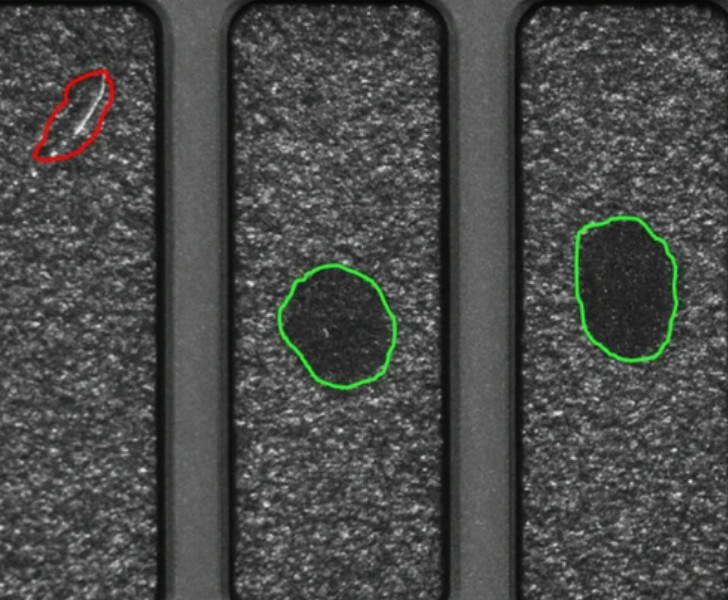
#> input picture example.jpg, 728 x 600 px
$ python -i dual_roi_utils.py   (imports and definitions only)
#> lines starting #> are read from the running program, lines starting #| are printed output that depends on the picture; after the words box and inside, x2 and y2 are one past the last pixel; in counts of white or black regions, pixels touching at a corner belong together
import cv2
import numpy as np
import matplotlib.pyplot as plt
import json
import os

def find_top_rectangles(image, n=2, direction="horizontal"):
    """이미지를 좌우 또는 상하로 나누어 패드만 정확하게 검출 (8점 검증 및 수축 보정 추가)"""
    h, w = image.shape[:2]

    def refine_roi_by_pixels(img_half, rect_pts):
        x, y, bw, bh = cv2.boundingRect(rect_pts)
        if bw < 50 or bh < 50: return rect_pts
        roi_gray = cv2.cvtColor(img_half[y:y+bh, x:x+bw], cv2.COLOR_BGR2GRAY) if len(img_half.shape)==3 else img_half[y:y+bh, x:x+bw]
        col_means = np.mean(roi_gray, axis=0); row_means = np.mean(roi_gray, axis=1)
        target_mean = np.mean(col_means[len(col_means)//4 : 3*len(col_means)//4])
        new_x, new_w_end, new_y, new_h_end = 0, len(col_means)-1, 0, len(row_means)-1
        for i in range(len(col_means)):
            if abs(col_means[i] - target_mean) < 25: new_x = i; break
        for i in range(len(col_means)-1, -1, -1):
            if abs(col_means[i] - target_mean) < 25: new_w_end = i; break
        for i in range(len(row_means)):
            if abs(row_means[i] - target_mean) < 25: new_y = i; break
        for i in range(len(row_means)-1, -1, -1):
            if abs(row_means[i] - target_mean) < 25: new_h_end = i; break
        return np.array([[[x+new_x, y+new_y]], [[x+new_w_end, y+new_y]], [[x+new_w_end, y+new_h_end]], [[x+new_x, y+new_h_end]]], dtype=np.int32)

    def find_single_pad(img_half):
        gray = cv2.cvtColor(img_half, cv2.COLOR_BGR2GRAY) if len(img_half.shape)==3 else img_half
        h_half, w_half = gray.shape[:2]

        # 1차 노이즈 제거
        blurred = cv2.GaussianBlur(gray, (5, 5), 0)

        # Otsu 이진화 적용
        _, thresh = cv2.threshold(blurred, 0, 255, cv2.THRESH_BINARY + cv2.THRESH_OTSU)

        # 배경/패드 색상 반전 여부 자동 판단 개선
        total_mean = np.mean(thresh)
        center_mean = np.mean(thresh[h_half//4 : 3*h_half//4, w_half//4 : 3*w_half//4])
        if center_mean < total_mean:
            thresh = cv2.bitwise_not(thresh)

        # 노이즈를 닫고 연결하기 위한 모폴로지 닫기/열기 연산
        kernel = cv2.getStructuringElement(cv2.MORPH_RECT, (5, 5))
        opening = cv2.morphologyEx(thresh, cv2.MORPH_CLOSE, kernel)
        opening = cv2.morphologyEx(opening, cv2.MORPH_OPEN, kernel)

        contours, _ = cv2.findContours(opening, cv2.RETR_EXTERNAL, cv2.CHAIN_APPROX_SIMPLE)
        candidates = []

        for cnt in contours:
            area = cv2.contourArea(cnt)
            # 패드가 작게 생성되거나 짤려도 잡히도록 최소 면적 필터 완화 (4% -> 2%)
            if area < (h_half * w_half * 0.02):
                continue
            x, y, bw, bh = cv2.boundingRect(cnt)
            # 외곽 테두리를 패드로 잡지 않기 위한 한계치 완화 (96% -> 98%)
            if bw > w_half * 0.98 or bh > h_half * 0.98:
                continue

            # 사각형도(Rectangularity) 필터 완화 (0.75 -> 0.55): 모서리가 둥글거나 다각형 형태도 잡음
            rectangularity = area / (bw * bh) if (bw > 0 and bh > 0) else 0.0
            if rectangularity > 0.55:
                # 중심 근처에 있을수록 가중 점수 부여
                score = area * (1.0 - abs((x + bw/2) - w_half/2) / w_half)
                candidates.append((score, cnt))

        # [백업 대비책] 만약 이진화 및 모폴로지로 패드가 완전히 분리가 안 되었을 때 Canny 에지 검출로 재시도
        if not candidates:
            edges = cv2.Canny(gray, 30, 100)
            edges_dilated = cv2.dilate(edges, np.ones((5, 5), np.uint8), iterations=1)
            contours_backup, _ = cv2.findContours(edges_dilated, cv2.RETR_EXTERNAL, cv2.CHAIN_APPROX_SIMPLE)
            for cnt in contours_backup:
                area = cv2.contourArea(cnt)
                if area < (h_half * w_half * 0.02):
                    continue
                x, y, bw, bh = cv2.boundingRect(cnt)
                if bw > w_half * 0.98 or bh > h_half * 0.98:
                    continue
                rectangularity = area / (bw * bh) if (bw > 0 and bh > 0) else 0.0
                if rectangularity > 0.55:
                    score = area * (1.0 - abs((x + bw/2) - w_half/2) / w_half)
                    candidates.append((score, cnt))

        if not candidates:
            return None

        candidates.sort(key=lambda x: x[0], reverse=True)
        x, y, bw, bh = cv2.boundingRect(candidates[0][1])
        return refine_roi_by_pixels(img_half, np.array([[[x, y]], [[x+bw, y]], [[x+bw, y+bh]], [[x, y+bh]]], dtype=np.int32))

    results = []
    if direction == "vertical":
        mid_y = h // 2
        # 위쪽 패드 검출
        t = find_single_pad(image[:mid_y, :])
        if t is not None: results.append(t)
        # 아래쪽 패드 검출 및 y좌표 보정
        b = find_single_pad(image[mid_y:, :])
        if b is not None:
            b_shifted = b.copy(); b_shifted[:, 0, 1] += mid_y; results.append(b_shifted)
    else:
        mid_x = w // 2
        # 왼쪽 패드 검출
        l = find_single_pad(image[:, :mid_x])
        if l is not None: results.append(l)
        # 오른쪽 패드 검출 및 x좌표 보정
        r = find_single_pad(image[:, mid_x:])
        if r is not None:
            r_shifted = r.copy(); r_shifted[:, 0, 0] += mid_x; results.append(r_shifted)

    return results

# [97 lines left out: functions calculate_sub_rectangle, is_mask_in_roi, check_guard_zone, show_manual_roi_guide_plot, select_multiple_rectangles_manually, collect_interactive_prompts, not called in this run]

def save_prompts(p, l, f="prompts.json"):
    with open(f, 'w') as fo: json.dump({"points": p, "labels": l}, fo)
def load_prompts(f="prompts.json"):
    if not os.path.exists(f): return None, None
    with open(f, 'r') as fo: d = json.load(fo); return d["points"], d["labels"]

# [36 lines left out: function visualize_dual_results, not called in this run]

>>> import cv2
>>> picture = cv2.imread('example.jpg')
#> picture is the input picture: shape (600, 728, 3); mean B, G, R 72.8, 74.3, 73.3
>>> result = find_top_rectangles(picture)
#> in find_single_pad, `_, thresh = cv2.threshold(blurred, 0, 255, cv2.THRESH_BINARY + cv2.THR..`:
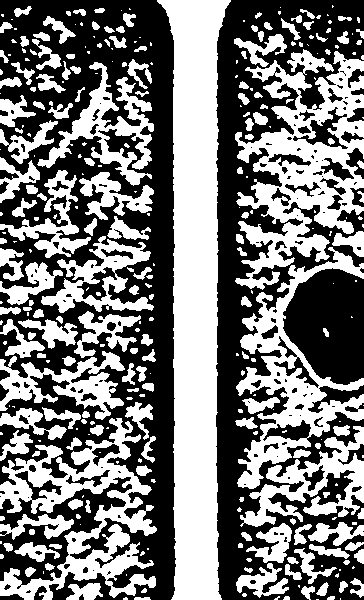
#> thresh: shape (600, 364); 47.5% white; 312 white regions (145 under 20 px), largest, box (x1, y1, x2, y2) and area: (157, 0, 231, 600) 26663, (235, 49, 364, 290) 13944, (0, 418, 157, 600) 10209
#> in find_single_pad, `total_mean = np.mean(thresh)`: total_mean = 121.1
#> in find_single_pad, `center_mean = np.mean(thresh[h_half//4 : 3*h_half//4, w_half//4 : 3*w_..`: center_mean = 127.7
#> in find_single_pad, `opening = cv2.morphologyEx(thresh, cv2.MORPH_CLOSE, kernel)`: opening: shape (600, 364); 55.5% white; 202 black regions (4 under 20 px), largest, box (x1, y1, x2, y2) and area: (0, 0, 175, 600) 32050, (216, 0, 364, 600) 23890, (284, 269, 364, 385) 7179
#> in find_single_pad, `opening = cv2.morphologyEx(opening, cv2.MORPH_OPEN, kernel)`:
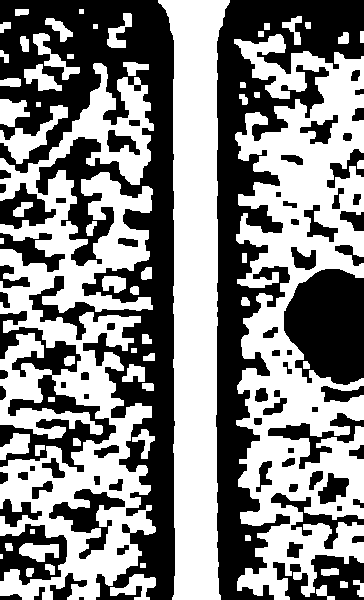
#> opening: shape (600, 364); 52.8% white; 76 black regions (1 under 20 px)
#> in find_single_pad, `contours, _ = cv2.findContours(opening, cv2.RETR_EXTERNAL, cv2.CHAIN_A..`: contours = 62 contours, 6 with area under 20; largest, box (x1, y1, x2, y2) and area: (234, 34, 364, 600) 41564, (0, 63, 156, 600) 40122, (158, 0, 230, 600) 26020, (0, 105, 68, 164) 1113, (33, 33, 80, 80) 520
#> the loop in find_single_pad, `for cnt in contours:` made 62 passes
#> (area, x, y, bw, bh, rectangularity, score) on pass 48: (41563.5, 234, 34, 130, 566, 0.565, 28203.8)
#> area on passes 1 to 6: 102, 39.5, 80, 509.5, 98, 49
#> after the loop in find_single_pad, `for cnt in contours:`: candidates = 1 item
#> in refine_roi_by_pixels, `x, y, bw, bh = cv2.boundingRect(rect_pts)`: x = 234; y = 34; bw = 131; bh = 567
#> in refine_roi_by_pixels, `roi_gray = cv2.cvtColor(img_half[y:y+bh, x:x+bw], cv2.COLOR_BGR2GRAY) ..`:
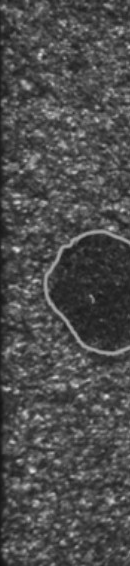
#> roi_gray: shape (566, 130); min 18, max 225, mean 76.8
#> in refine_roi_by_pixels, `col_means = np.mean(roi_gray, axis=0)`: col_means = 130 values, max 86.86 at index 39, min 34.68 at index 0, mean 76.78
#> in refine_roi_by_pixels, `row_means = np.mean(roi_gray, axis=1)`: row_means = 566 values, max 106.1 at index 352, min 55.7 at index 259, mean 76.78
#> in refine_roi_by_pixels, `target_mean = np.mean(col_means[len(col_means)//4 : 3*len(col_means)//..`: target_mean = 79.77
#> in refine_roi_by_pixels, `new_x, new_w_end, new_y, new_h_end = 0, len(col_means)-1, 0, len(row_m..`: new_x = 0; new_w_end = 129; new_y = 0; new_h_end = 565
#> the loop in refine_roi_by_pixels, `for i in range(len(col_means)):` made 4 passes
#> new_x on pass 4: 3
#> the loop in refine_roi_by_pixels, `for i in range(len(col_means)-1, -1, -1):` made 1 pass
#> (i, new_w_end) on pass 1: (129, 129)
#> the loop in refine_roi_by_pixels, `for i in range(len(row_means)):` made 1 pass
#> new_y on pass 1: 0
#> the loop in refine_roi_by_pixels, `for i in range(len(row_means)-1, -1, -1):` made 1 pass
#> (i, new_h_end) on pass 1: (565, 565)
#> in find_top_rectangles, `l = find_single_pad(image[:, :mid_x])`: l = [[237, 34], [363, 34], [363, 599], [237, 599]]
#> in find_single_pad (call 2), `gray = cv2.cvtColor(img_half, cv2.COLOR_BGR2GRAY) if len(img_half.shap..`:
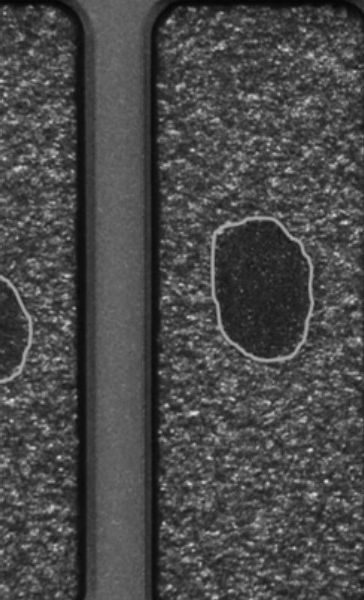
#> gray: shape (600, 364); min 3, max 221, mean 73.1
#> in find_single_pad (call 2), `_, thresh = cv2.threshold(blurred, 0, 255, cv2.THRESH_BINARY + cv2.THR..`:
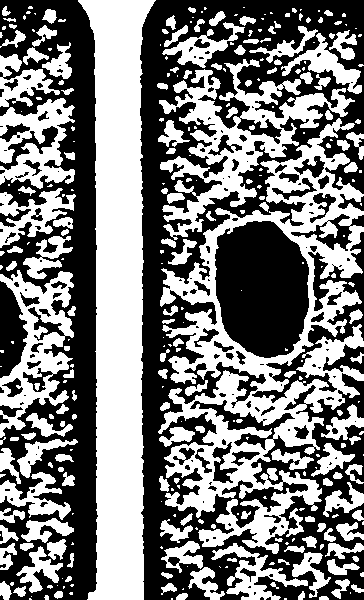
#> thresh: shape (600, 364); 48.6% white; 306 white regions (140 under 20 px), largest, box (x1, y1, x2, y2) and area: (158, 118, 364, 554) 28947, (78, 0, 156, 600) 28405, (159, 59, 355, 240) 9670
#> in find_single_pad (call 2), `total_mean = np.mean(thresh)`: total_mean = 123.9
#> in find_single_pad (call 2), `center_mean = np.mean(thresh[h_half//4 : 3*h_half//4, w_half//4 : 3*w_..`: center_mean = 136
#> in find_single_pad (call 2), `opening = cv2.morphologyEx(thresh, cv2.MORPH_CLOSE, kernel)`: opening: shape (600, 364); 57.5% white; 249 black regions (5 under 20 px), largest, box (x1, y1, x2, y2) and area: (140, 0, 364, 600) 23786, (0, 0, 97, 600) 21390, (215, 221, 309, 358) 10292
#> in find_single_pad (call 2), `opening = cv2.morphologyEx(opening, cv2.MORPH_OPEN, kernel)`:
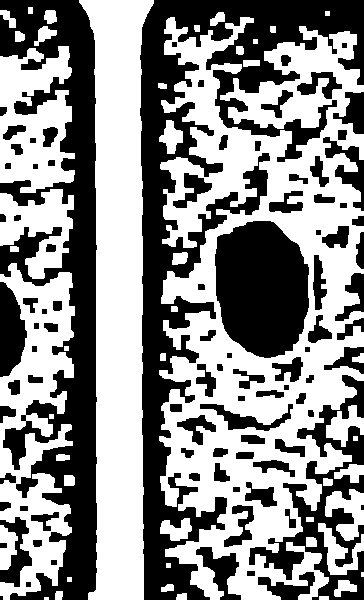
#> opening: shape (600, 364); 54.9% white; 94 black regions (2 under 20 px)
#> in find_single_pad (call 2), `contours, _ = cv2.findContours(opening, cv2.RETR_EXTERNAL, cv2.CHAIN_A..`: contours = 47 contours, 9 with area under 20; largest, box (x1, y1, x2, y2) and area: (159, 17, 364, 600) 77310, (79, 0, 154, 600) 27788, (0, 263, 75, 600) 13102, (0, 46, 75, 193) 7560, (0, 189, 74, 279) 3529
#> the loop in find_single_pad (call 2), `for cnt in contours:` made 47 passes
#> (area, x, y, bw, bh, rectangularity, score) on passes 35, 41: (7560, 0, 46, 75, 147, 0.686, 4558.8), (77310, 159, 17, 205, 583, 0.647, 60425)
#> area on passes 3, 4, 5, 6, 10, 11: 52, 52, 63.5, 196, 86, 475.5
#> after the loop in find_single_pad (call 2), `for cnt in contours:`: candidates = 2 items
#> in find_single_pad (call 2), `x, y, bw, bh = cv2.boundingRect(candidates[0][1])`: x = 159; y = 17; bw = 205; bh = 583
#> in refine_roi_by_pixels (call 2), `x, y, bw, bh = cv2.boundingRect(rect_pts)`: x = 159; y = 17; bw = 206; bh = 584
#> in refine_roi_by_pixels (call 2), `roi_gray = cv2.cvtColor(img_half[y:y+bh, x:x+bw], cv2.COLOR_BGR2GRAY) ..`:
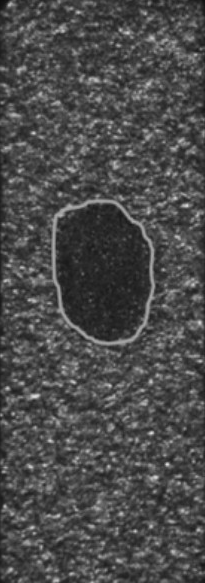
#> roi_gray: shape (583, 205); min 14, max 221, mean 74.9
#> in refine_roi_by_pixels (call 2), `col_means = np.mean(roi_gray, axis=0)`: col_means = 205 values, max 89.17 at index 151, min 46.51 at index 0, mean 74.87
#> in refine_roi_by_pixels (call 2), `row_means = np.mean(roi_gray, axis=1)`: row_means = 583 values, max 98.52 at index 342, min 55.53 at index 288, mean 74.87
#> in refine_roi_by_pixels (call 2), `target_mean = np.mean(col_means[len(col_means)//4 : 3*len(col_means)//..`: target_mean = 73.82
#> in refine_roi_by_pixels (call 2), `new_x, new_w_end, new_y, new_h_end = 0, len(col_means)-1, 0, len(row_m..`: new_x = 0; new_w_end = 204; new_h_end = 582
#> the loop in refine_roi_by_pixels (call 2), `for i in range(len(col_means)):` made 2 passes
#> new_x on pass 2: 1
#> the loop in refine_roi_by_pixels (call 2), `for i in range(len(col_means)-1, -1, -1):` made 1 pass
#> (i, new_w_end) on pass 1: (204, 204)
#> the loop in refine_roi_by_pixels (call 2), `for i in range(len(row_means)):` made 1 pass
#> the loop in refine_roi_by_pixels (call 2), `for i in range(len(row_means)-1, -1, -1):` made 1 pass
#> (i, new_h_end) on pass 1: (582, 582)
#> in find_top_rectangles, `r = find_single_pad(image[:, mid_x:])`: r = [[160, 17], [363, 17], [363, 599], [160, 599]]
#> result = 2 contours; box (x1, y1, x2, y2) and area: (524, 17, 728, 600) 118146, (237, 34, 364, 600) 71190
